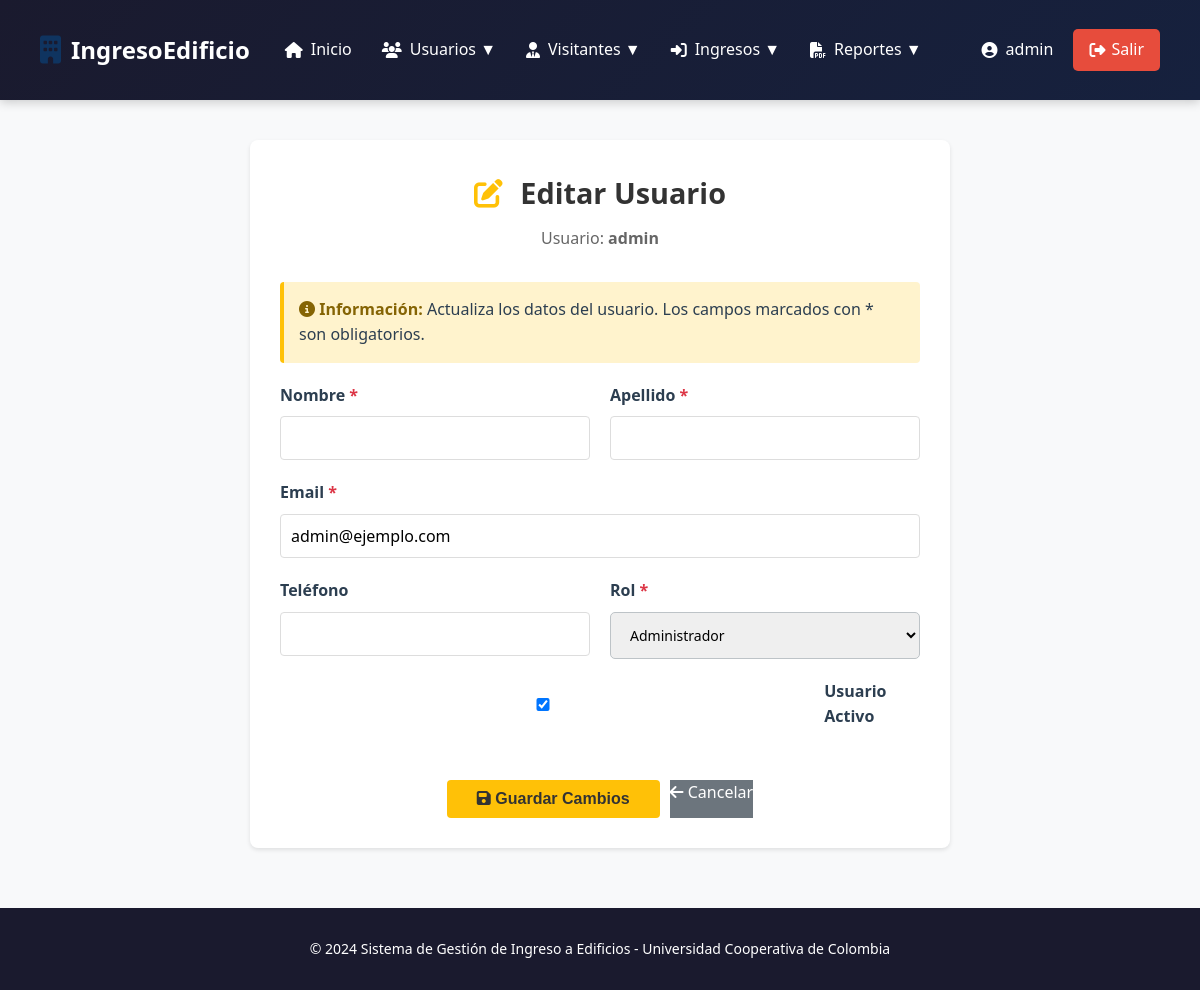
Page /usuarios/1/editar/ (signed in) on the committed database.
### ingreso_edificio/models.py (models this page shows, shortened)
class Usuario(AbstractUser):
    ROLES = [
        ('administrador', 'Administrador'),
        ('recepcionista', 'Recepcionista'),
        ('visitante', 'Visitante'),
    ]
    rol = models.CharField(max_length=20, choices=ROLES, default='visitante')
    telefono = models.CharField(max_length=20, blank=True)
    direccion = models.CharField(max_length=255, blank=True)
    documento = models.CharField(max_length=20, unique=True, null=True, blank=True)
    fecha_creacion = models.DateTimeField(auto_now_add=True)
    fecha_actualizacion = models.DateTimeField(auto_now=True)
    class Meta:
        verbose_name = 'Usuario'
        verbose_name_plural = 'Usuarios'
        ordering = ['-fecha_creacion']

### ingreso_edificio/views.py (the view)
# urls.py: path('usuarios/<int:usuario_id>/editar/', views.editar_usuario, name='editar_usuario'),
@login_required(login_url='login')
@user_passes_test(es_administrador)
def editar_usuario(request, usuario_id):
    usuario = get_object_or_404(Usuario, id=usuario_id)
    if request.method == 'POST':
        form = EditarUsuarioForm(request.POST, instance=usuario)
        if form.is_valid():
            form.save()
            AuditoriaAccion.objects.create(
                usuario=request.user,
                accion='UPDATE',
                modelo='Usuario',
                id_objeto=usuario.id,
                descripcion=f"Editar usuario {usuario.username}"
            )
            messages.success(request, "Usuario actualizado exitosamente")
            return redirect('listar_usuarios')
    else:
        form = EditarUsuarioForm(instance=usuario)
    return render(request, 'usuarios/editar_usuario.html', {'form': form, 'usuario': usuario})

### ingreso_edificio/views.py
class EditarUsuarioForm(forms.ModelForm):
    class Meta:
        model = Usuario
        fields = ['first_name', 'last_name', 'email', 'rol', 'telefono', 'is_active']

### ingreso_edificio/views.py (called while the page is built)
def es_administrador(user):
    return user.is_authenticated and user.rol == 'administrador'

### templates/usuarios/editar_usuario.html (shortened to what this page needs)
{% extends 'base.html' %}
{% load static %}
{% block content %}
<div class="container-form">
    <h1 class="form-title">
        <i class="fas fa-edit"></i>
        Editar Usuario
    </h1>
    <p class="form-subtitle">Usuario: <strong>{{ usuario.username }}</strong></p>
    <div class="info-box">
        <strong><i class="fas fa-info-circle"></i> Información:</strong> Actualiza los datos del usuario. Los campos marcados con * son obligatorios.
    </div>
    <form method="POST" novalidate>
        <div class="form-row">
            <div class="form-group">
                <label for="{{ form.first_name.id_for_label }}" class="required">Nombre</label>
                {{ form.first_name }}
            </div>
            <div class="form-group">
                <label for="{{ form.last_name.id_for_label }}" class="required">Apellido</label>
                {{ form.last_name }}
            </div>
        </div>
        <div class="form-row full">
            <div class="form-group">
                <label for="{{ form.email.id_for_label }}" class="required">Email</label>
                {{ form.email }}
            </div>
        </div>
        <div class="form-row">
            <div class="form-group">
                <label for="{{ form.telefono.id_for_label }}">Teléfono</label>
                {{ form.telefono }}
            </div>
            <div class="form-group">
                <label for="{{ form.rol.id_for_label }}" class="required">Rol</label>
                {{ form.rol }}
            </div>
        </div>
        <div class="form-row full">
            <div class="form-group">
                <div class="checkbox-group">
                    {{ form.is_active }}
                    <label for="{{ form.is_active.id_for_label }}" style="margin-bottom: 0;">Usuario Activo</label>
                </div>
            </div>
        </div>
        <div class="form-actions">
            <button type="submit" class="btn-primary">
                <i class="fas fa-save"></i> Guardar Cambios
            </button>
            <a href="{% url 'listar_usuarios' %}" class="btn-secondary" style="text-decoration: none; display: inline-block;">
                <i class="fas fa-arrow-left"></i> Cancelar
            </a>
        </div>
    </form>
</div>
{% endblock %}

### templates/base.html (shortened to what this page needs)
{% load static %}
<!DOCTYPE html>
<html lang="es">
<head>
    <link rel="stylesheet" href="https://cdnjs.cloudflare.com/ajax/libs/font-awesome/6.4.0/css/all.min.css">
    <link rel="stylesheet" href="{% static 'css/styles.css' %}">
</head>
<body>
    {% if user.is_authenticated %}
    <nav class="navbar">
        <div class="navbar-container">
            <div class="navbar-brand">
                <i class="fas fa-building"></i>
                <span>IngresoEdificio</span>
            </div>
            <ul class="navbar-menu">
                <li><a href="{% url 'dashboard' %}" class="nav-link"><i class="fas fa-home"></i> Inicio</a></li>
                {% if user.rol == 'administrador' %}
                <li class="dropdown">
                    <span class="nav-link"><i class="fas fa-users"></i> Usuarios ▼</span>
                </li>
                {% endif %}
                {% if user.rol == 'administrador' or user.rol == 'recepcionista' %}
                <li class="dropdown">
                    <span class="nav-link"><i class="fas fa-user-tie"></i> Visitantes ▼</span>
                </li>
                <li class="dropdown">
                    <span class="nav-link"><i class="fas fa-sign-in-alt"></i> Ingresos ▼</span>
                </li>
                <li class="dropdown">
                    <span class="nav-link"><i class="fas fa-file-pdf"></i> Reportes ▼</span>
                </li>
                {% endif %}
            </ul>
            <div class="navbar-right">
                <span class="user-info">
                    <i class="fas fa-user-circle"></i>
                    {{ user.get_full_name|default:user.username }}
                </span>
                <a href="{% url 'logout' %}" class="logout-btn"><i class="fas fa-sign-out-alt"></i> Salir</a>
            </div>
        </div>
    </nav>
    {% endif %}
    <main class="container">
        {% block content %}{% endblock %}
    </main>
    <footer class="footer">
        <p>&copy; 2024 Sistema de Gestión de Ingreso a Edificios - Universidad Cooperativa de Colombia</p>
    </footer>
</body>
</html>

### static/css/styles.css (style rules this page uses)
* { margin: 0; padding: 0; box-sizing: border-box; }
:root { --primary: #1a1a2e; --secondary: #16213e; --accent: #0f3460; --success: #27ae60; --danger: #e74c3c; --warning: #f39c12; --info: #3498db; --light: #ecf0f1; --dark: #2c3e50; --text: #2c3e50; --border: #bdc3c7; }
body { font-family: 'Segoe UI', Tahoma, Geneva, Verdana, sans-serif; color: var(--text); background-color: #f8f9fa; line-height: 1.6; }
.navbar { background: linear-gradient(135deg, var(--primary) 0%, var(--secondary) 100%); color: white; padding: 0; position: sticky; top: 0; z-index: 1000; box-shadow: 0 2px 10px rgba(0, 0, 0, 0.2); }
.navbar-container { max-width: 1400px; margin: 0 auto; padding: 0 20px; display: flex; align-items: center; justify-content: space-between; height: 70px; }
.navbar-brand { display: flex; align-items: center; gap: 10px; font-size: 24px; font-weight: bold; color: white; }
.navbar-brand i { color: #0f3460; font-size: 28px; }
.navbar-menu { display: flex; list-style: none; gap: 30px; flex: 1; margin-left: 50px; }
.nav-link { color: white; text-decoration: none; display: flex; align-items: center; gap: 8px; padding: 8px 12px; border-radius: 5px; transition: all 0.3s ease; font-weight: 500; }
.dropdown { position: relative; }
.navbar-right { display: flex; align-items: center; gap: 20px; }
.user-info { display: flex; align-items: center; gap: 8px; color: white; }
.logout-btn { padding: 8px 16px; background-color: var(--danger); color: white; border: none; border-radius: 5px; cursor: pointer; text-decoration: none; display: flex; align-items: center; gap: 6px; transition: all 0.3s ease; font-weight: 500; }
.container { max-width: 1400px; margin: 40px auto; padding: 0 20px; min-height: calc(100vh - 200px); }
.form-title { font-size: 28px; margin-bottom: 30px; color: var(--primary); text-align: center; }
.form-group { margin-bottom: 25px; }
.form-group label { display: block; margin-bottom: 8px; font-weight: 600; color: var(--text); }
.form-group input, .form-group textarea, .form-group select { width: 100%; padding: 12px 15px; border: 1px solid var(--border); border-radius: 5px; font-family: inherit; font-size: 14px; transition: all 0.3s ease; }
.btn-primary { background-color: var(--accent); color: white; }
.btn-secondary { background-color: #95a5a6; color: white; }
.footer { background-color: var(--primary); color: white; text-align: center; padding: 30px; margin-top: 60px; font-size: 14px; }

### templates/base.html (style rules this page uses)
.navbar { background: linear-gradient(135deg, #1a1a2e 0%, #16213e 100%); color: white; padding: 15px 20px; position: sticky; top: 0; z-index: 1000; box-shadow: 0 2px 10px rgba(0, 0, 0, 0.2); }
.navbar-container { max-width: 1400px; margin: 0 auto; display: flex; align-items: center; justify-content: space-between; flex-wrap: wrap; gap: 20px; }
.navbar-brand { display: flex; align-items: center; gap: 10px; font-size: 24px; font-weight: bold; color: white; }
.navbar-brand i { color: #0f3460; font-size: 28px; }
.navbar-menu { display: flex; list-style: none; gap: 0; margin: 0; padding: 0; flex-wrap: wrap; }
.navbar-menu li { position: relative; }
.nav-link { color: white; text-decoration: none; display: flex; align-items: center; gap: 8px; padding: 10px 15px; border-radius: 5px; transition: all 0.3s ease; font-weight: 500; white-space: nowrap; cursor: pointer; user-select: none; }
.dropdown { position: relative; }
.navbar-right { display: flex; align-items: center; gap: 20px; }
.user-info { display: flex; align-items: center; gap: 8px; color: white; }
.logout-btn { padding: 8px 16px; background-color: #e74c3c; color: white; border: none; border-radius: 5px; cursor: pointer; text-decoration: none; display: inline-flex; align-items: center; gap: 6px; transition: all 0.3s ease; font-weight: 500; }

### rows in the picture
Usuario: get_full_name "admin", username "admin", email "admin@ejemplo.com", rol "Administrador", is_active "☑"
